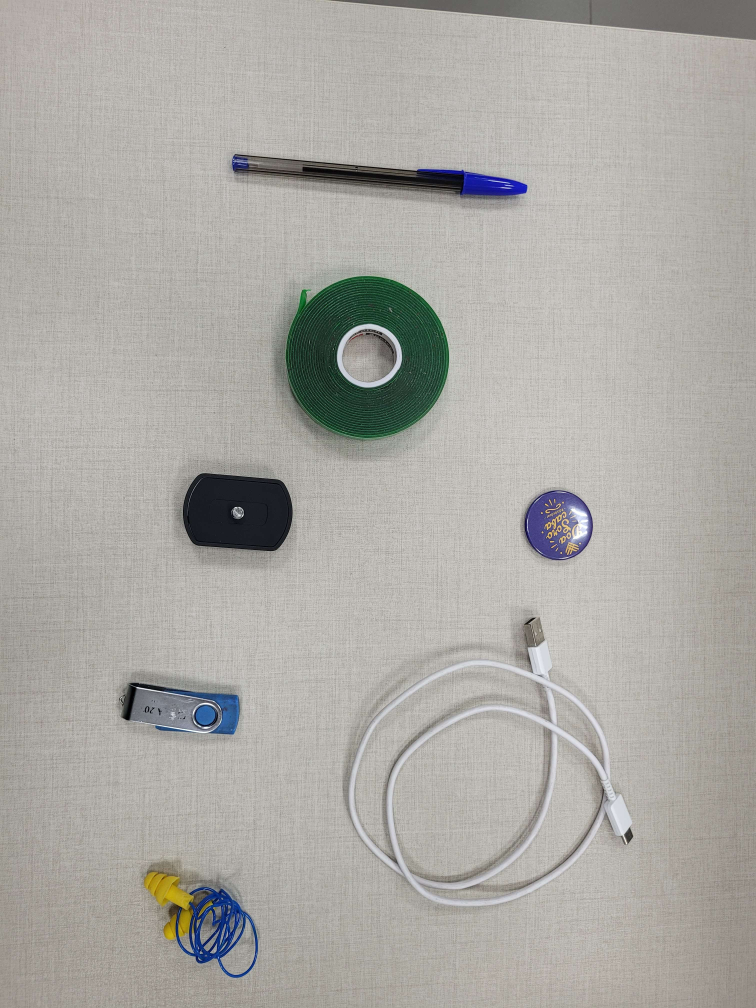
#> input picture images/20230109_171910.jpg, 3024 x 4032 px (shown at 1/4 size)
$ python -i utils.py   (imports and definitions only)
#> lines starting #> are read from the running program, lines starting #| are printed output that depends on the picture; after the words box and inside, x2 and y2 are one past the last pixel; in counts of white or black regions, pixels touching at a corner belong together
#> further down, picture is the input picture: shape (4032, 3024, 3); mean B, G, R 164.1, 169, 171.1
import cv2
import numpy as np
import os
import shutil
import matplotlib.pyplot as plt

# denoise
from skimage import io
from skimage.restoration import denoise_nl_means, estimate_sigma
from skimage import img_as_ubyte, img_as_float

# Dilation and erosion
from skimage.morphology import dilation, erosion
from skimage.morphology import rectangle

# Blob count
from skimage.measure import label, regionprops

# fps
import time

# [24 lines left out: function denoise, not called in this run]


def cv_seg(img):
    """ Segment image with binary and triangle thresholding

        ----------------------
        Parameters

            img  :  numpy.ndarray
                input grayscale image
        ----------------------
        Returns

            numpy.ndarray
                Segmented image with pixel values equal to 0 (black)
                or 255 (white) only.
    """
    ret, thresh = cv2.threshold(img, 0, 255, cv2.THRESH_BINARY+cv2.THRESH_OTSU)

    return thresh


def bin_img(img):
    """ Converts a segmented image with range [0, 255] to [0, 1]

    ----------------------
    Parameters

        img: numpy.ndarray
            input image

    ----------------------
    Returns

        numpy.ndarray

    """
    aux = np.zeros((img.shape[0], img.shape[1]),dtype=np.uint8)
    aux[(img[:] != 255)] = 1

    return aux


def multi_dil(img, num):
    """ Apply the dilation operation, shrinking dark region and enlarging
        bright areas. For better results, should be applied over segmented
        images

        ----------------------
        Parameters

            img  :  numpy.ndarray
                input segmented image
            num  :  int
                number of dilations to apply over the image

        -----------------------
        Returns

            numpy.ndarray

    """
    for i in range(num):
        img = dilation(img)
    return img


# [22 lines left out: function multi_ero, not called in this run]


def prep_img(img):
    """ Apply all filters to equalize image and prepare for blob detections

        -----------------------
        Parameters

            img: np.ndarray
                input img

        -----------------------
        Returns

            np.ndarray

    """
    # Convert to grayscale
    gray = cv2.cvtColor(img, cv2.COLOR_BGR2GRAY)
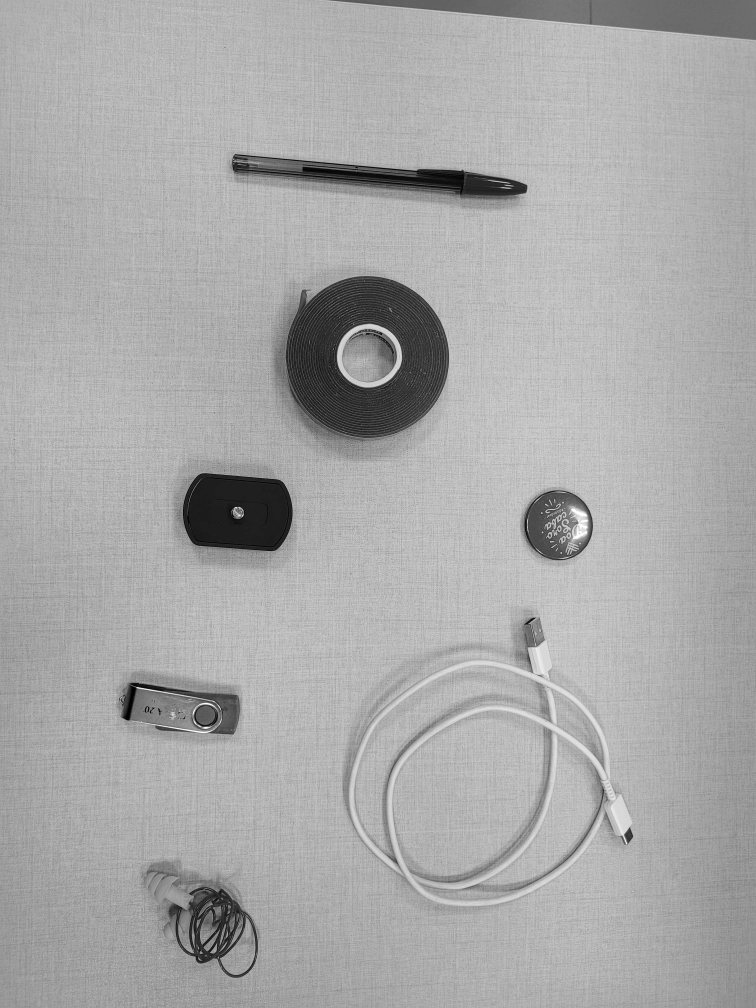
#> gray: shape (4032, 3024) (shown at 1/4 size); min 0, max 255, mean 168.8

    # Denoise image
    denoised = cv2.fastNlMeansDenoising(gray, None, 15, 7, 11)

    # Segment image
    segmented = cv_seg(denoised)
#> in cv_seg, `ret, thresh = cv2.threshold(img, 0, 255, cv2.THRESH_BINARY+cv2.THRESH_..`:
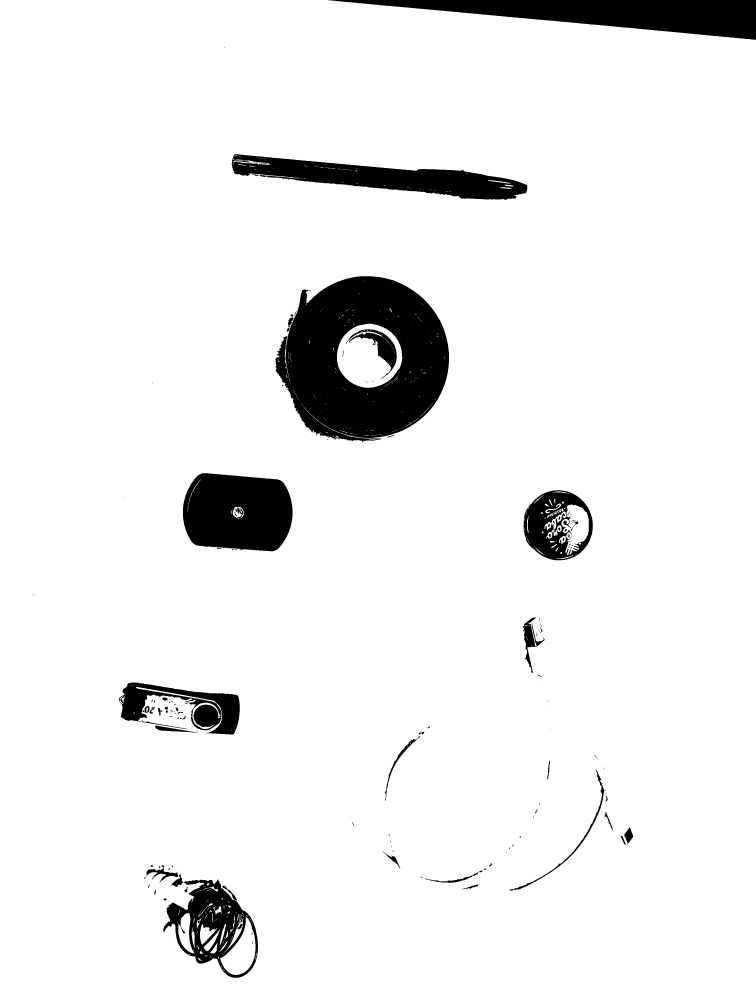
#> thresh: shape (4032, 3024) (shown at 1/4 size); 93.2% white; 192 black regions (102 under 20 px), largest, box (x1, y1, x2, y2) and area: (1100, 1105, 1796, 1769) 297310, (1312, 0, 3024, 159) 136533, (732, 1893, 1170, 2205) 115385
#> in cv_seg, `ret, thresh = cv2.threshold(img, 0, 255, cv2.THRESH_BINARY+cv2.THRESH_..`: ret = 121

    # Binarize image
    binarized = bin_img(segmented)
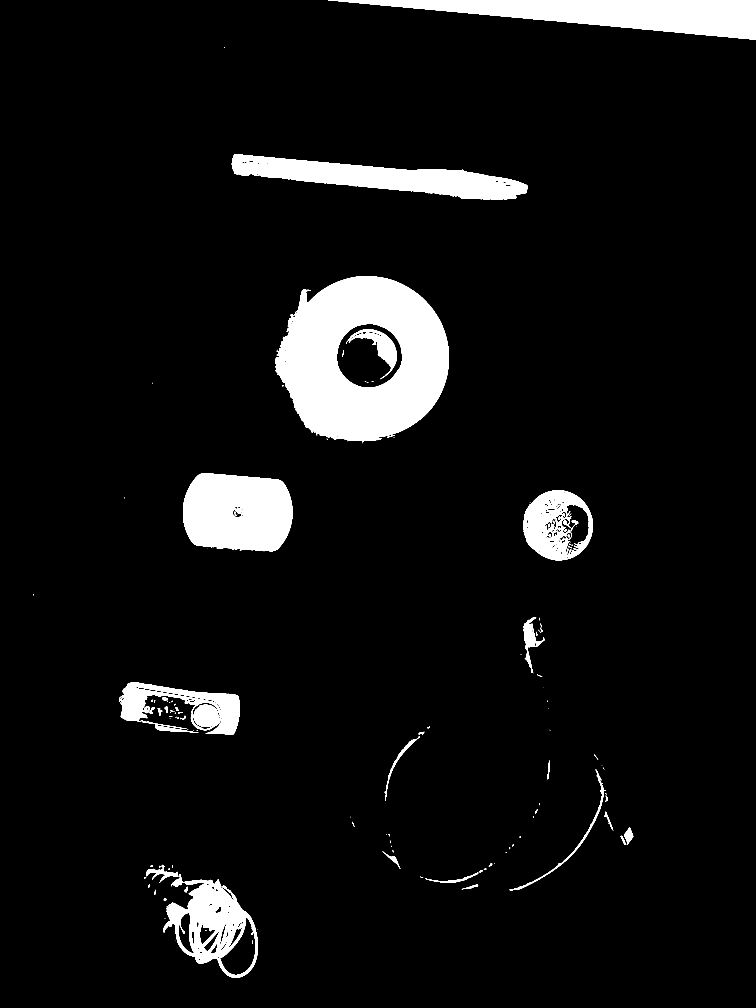
#> binarized: shape (4032, 3024) (shown at 1/4 size); values 0 (black) and 1 (white), 6.8% white; 192 white regions (102 under 20 px), largest, box (x1, y1, x2, y2) and area: (1100, 1105, 1796, 1769) 297310, (1312, 0, 3024, 159) 136533, (732, 1893, 1170, 2205) 115385

    # Dilate image
    dilated = multi_dil(binarized, 6)
#> the loop in multi_dil, `for i in range(num):` made 6 passes
#> pass 1, in multi_dil, `img = dilation(img)`:
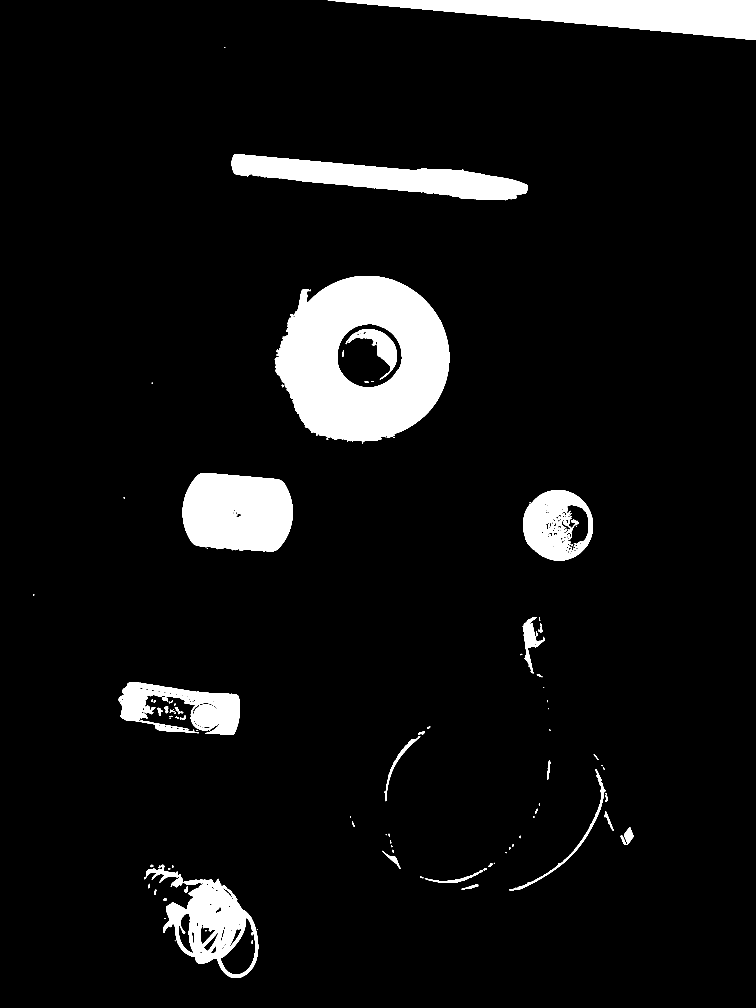
#> img: shape (4032, 3024) (shown at 1/4 size); values 0 (black) and 1 (white), 7.1% white; 132 white regions (35 under 20 px), largest, box (x1, y1, x2, y2) and area: (1099, 1104, 1797, 1774) 303741, (1311, 0, 3024, 160) 138246, (731, 1892, 1171, 2207) 117511
#> pass 3, in multi_dil, `img = dilation(img)`:
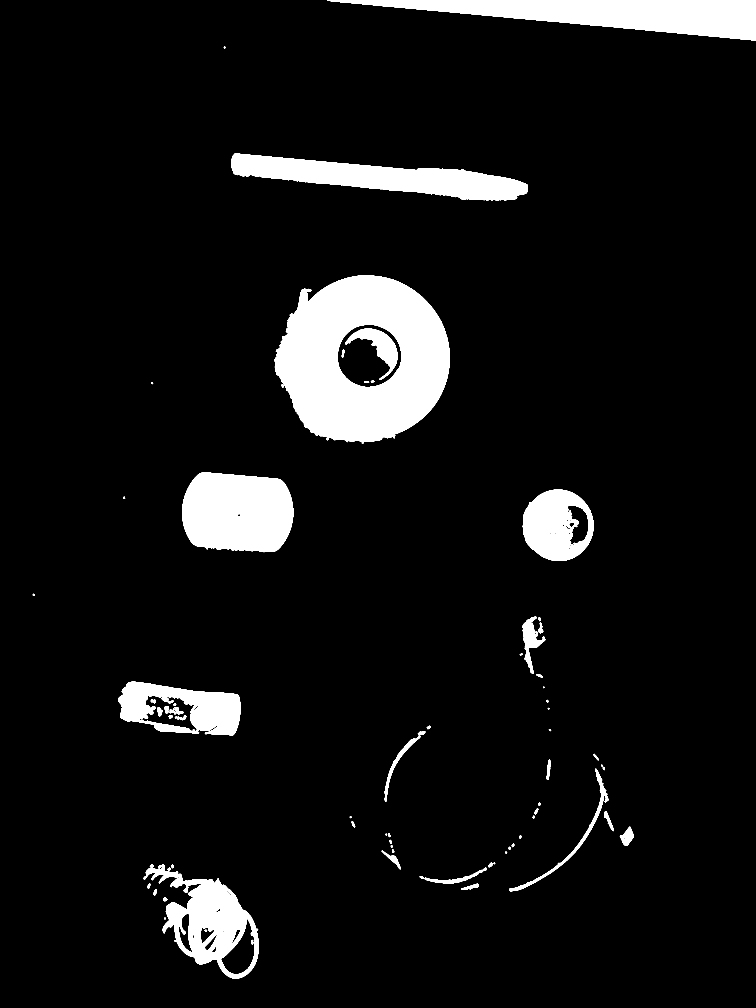
#> img: shape (4032, 3024) (shown at 1/4 size); values 0 (black) and 1 (white), 7.5% white; 80 white regions, largest, box (x1, y1, x2, y2) and area: (1097, 1102, 1799, 1776) 310583, (1309, 0, 3024, 162) 141675, (729, 1890, 1173, 2209) 120652
#> after the loop in multi_dil, `for i in range(num):`:
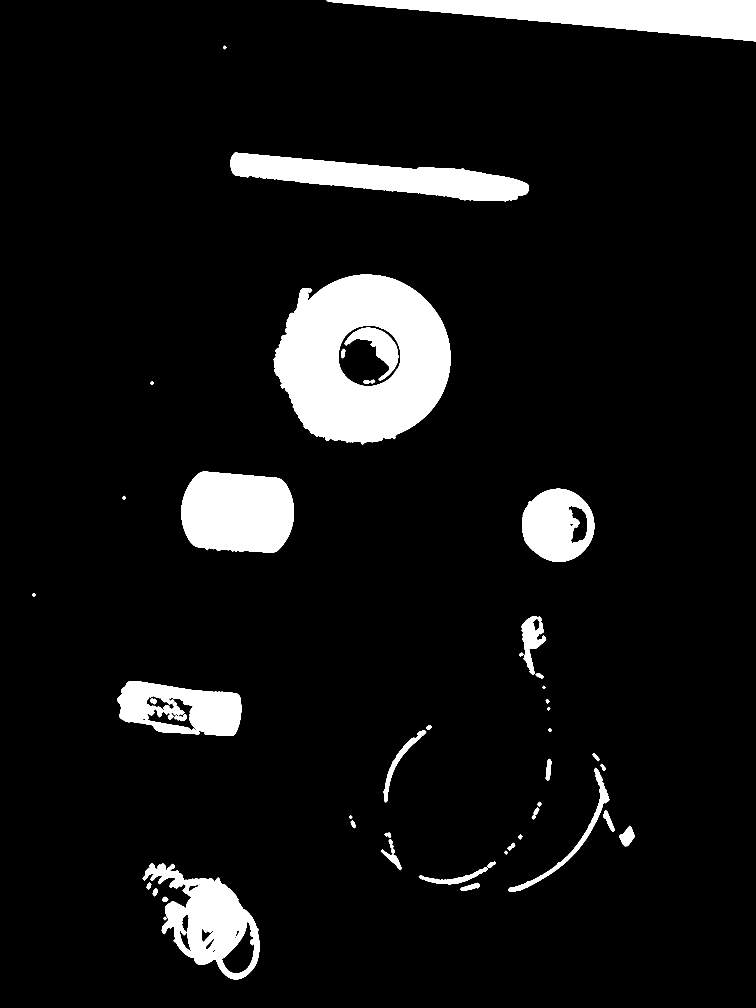
#> img: shape (4032, 3024) (shown at 1/4 size); values 0 (black) and 1 (white), 8.1% white; 55 white regions, largest, box (x1, y1, x2, y2) and area: (1094, 1099, 1802, 1779) 319420, (1306, 0, 3024, 165) 146826, (726, 1887, 1176, 2212) 124544

    return dilated


# def count(img):
#     """ Count and locate the objects on the image

#         ----------------------
#         Parameters

#             img  :  numpy.ndarray
#                 input image
#         ----------------------

#         Returns

#             List
#                 List containing the boxes' coordinates of each
#                 Blob (object) detected. The list's length is the
#                 number of objects
#     """
#     label_im = label(img)
#     count = 0
#     for i in regionprops(label_im):
#         minr, minc, maxr, maxc = i.bbox
#         # # plt rectangle
#         # rect = plt.Rectangle((minc, minr), maxc - minc, maxr - minr,
#         #                       fill=False, edgecolor='red', linewidth=1)
#         # boxes.append(rect)

#         # OpenCV box
#         box = ((minc, maxr), (maxc, minr))
#         x0 = box[0][0]
#         y0 = box[0][1]
#         x1 = box[1][0]
#         y1 = box[1][1]
#         # print(f"x0 = {x0}\nx1 = {x1}\ny0 = {y0}\ny1 = {y1}")
#         # roi = frame[y1:y0, x0:x1]
#         frame = cv2.rectangle(img, (x0, y0), (x1, y1), (0, 0, 255), 1)
#         # cv2.imwrite(path+save_img+ f"{i}.jpg", roi)
#         count += 1
#     return count, frame


# [282 lines left out: functions erase_dir, crop, hist, histDist, shape_distance, shape_similarity and 2 more, not called in this run]

>>> import cv2
>>> picture = cv2.imread('../images/20230109_171910.jpg')
>>> result = prep_img(picture)
